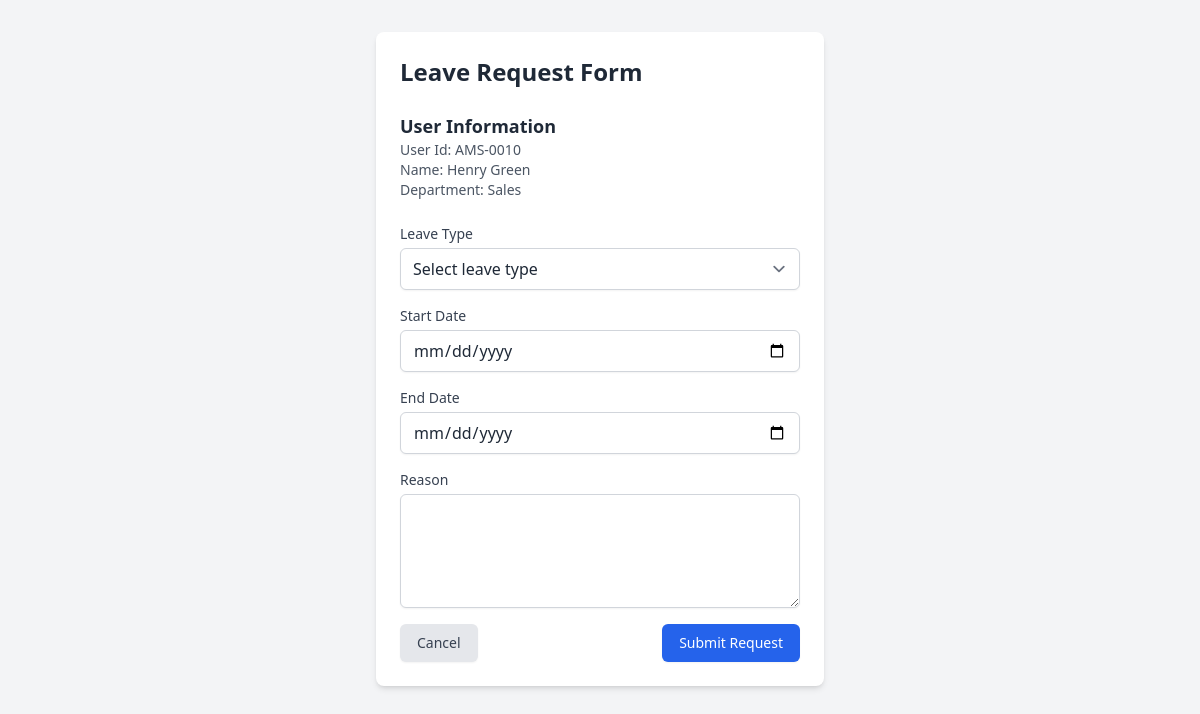
The page /leave/employee/leave/request/ (signed in) on the database its author committed.
### management/models.py (models this page shows, shortened)
class User(AbstractUser):
    username = None  # Remove username field
    id = models.AutoField(primary_key=True)
    user_id = models.CharField(max_length=50, unique=True)  # Custom user ID
    first_name = models.CharField(max_length=255)
    last_name = models.CharField(max_length=255)
    birthdate = models.DateField()
    contact_number = models.CharField(max_length=50, unique=True)
    email = models.EmailField(max_length=100, unique=True)
    department = models.ForeignKey(Department, on_delete=models.CASCADE, default=None)
    is_anonymous = False
    is_active = models.BooleanField(default=True)
    objects = UserManager()
    USERNAME_FIELD = 'user_id'
    REQUIRED_FIELDS = ['first_name', 'last_name', 'birthdate', 'contact_number', 'email']

class Department(models.Model):
    id = models.AutoField(primary_key=True)
    name = models.CharField(max_length=100, unique=True)
    role = models.ManyToManyField(Role, related_name='departments')

### leave/views.py (the view)
# urls.py: path('employee/leave/request/', views.leave_request, name='leave_request'),
@login_required
def leave_request(request):
    if request.user.department.role.first().name != 'Employee':
        return redirect_to_dashboard(request)
    if request.method == 'POST':
        form = LeaveRequestForm(request.POST)
        if form.is_valid():
            leave = form.save(commit=False)
            leave.user = request.user
            leave.status = 'Pending'
            leave.save()
            messages.success(request, 'Leave request submitted successfully')
        else:
            messages.error(request, 'Leave request unsuccessful. Please correct the errors below.')
    else:
        form = LeaveRequestForm()
    context = {
        'form': form,
        'leave_types': LeaveType.objects.all(),
        'user': request.user
    }
    return render(request, 'leave/leave_request.html', context)

### leave/views.py
class LeaveRequestForm(forms.ModelForm):
    leave_type = forms.ModelChoiceField(queryset=LeaveType.objects.all(), required=True)
    class Meta:
        model = LeaveRequest
        fields = ['leave_type', 'start_date', 'end_date', 'reason']

### leave/templates/leave/leave_request.html (shortened to what this page needs)
{% load static tailwind_tags %}
<!DOCTYPE html>
<html lang="en">
<head>
    {% tailwind_css %}
</head>
<body class="bg-gray-100 dark:bg-gray-900">
    <div class="container mx-auto px-4 py-8">
        <div class="max-w-md mx-auto bg-white dark:bg-gray-800 rounded-lg shadow-md p-6">
            <h2 class="text-2xl font-bold mb-6 text-gray-800 dark:text-white">Leave Request Form</h2>
            <div class="mb-6">
                <h3 class="text-lg font-semibold text-gray-800 dark:text-white">User Information</h3>
                <p class="text-sm text-gray-600 dark:text-gray-400">User Id: {{ user.user_id }}</p>
                <p class="text-sm text-gray-600 dark:text-gray-400">Name: {{ user.get_full_name }}</p>
                <p class="text-sm text-gray-600 dark:text-gray-400">Department: {{ user.department.name }}</p>
            </div>
            <form method="POST" class="space-y-4">
                <div>
                    <label for="leave_type" class="block text-sm font-medium text-gray-700 dark:text-gray-300">Leave Type</label>
                    <select id="leave_type" name="leave_type" required
                            class="mt-1 block w-full rounded-md border-gray-300 shadow-sm focus:border-blue-500 focus:ring-blue-500">
                        <option value="" disabled selected>Select leave type</option>
                    </select>
                </div>
                <div>
                    <label for="start_date" class="block text-sm font-medium text-gray-700 dark:text-gray-300">Start Date</label>
                    <input type="date" id="start_date" name="start_date" required
                           class="mt-1 block w-full rounded-md border-gray-300 shadow-sm focus:border-blue-500 focus:ring-blue-500">
                </div>
                <div>
                    <label for="end_date" class="block text-sm font-medium text-gray-700 dark:text-gray-300">End Date</label>
                    <input type="date" id="end_date" name="end_date" required
                           class="mt-1 block w-full rounded-md border-gray-300 shadow-sm focus:border-blue-500 focus:ring-blue-500">
                </div>
                <div>
                    <label for="reason" class="block text-sm font-medium text-gray-700 dark:text-gray-300">Reason</label>
                    <textarea id="reason" name="reason" rows="4" required
                              class="mt-1 block w-full rounded-md border-gray-300 shadow-sm focus:border-blue-500 focus:ring-blue-500"></textarea>
                </div>
                <div class="flex justify-between items-center mt-6">
                    <a href="{% url 'dashboard:employee_dashboard' %}"
                       class="inline-flex justify-center py-2 px-4 border border-transparent shadow-sm text-sm font-medium rounded-md text-gray-700 bg-gray-200 hover:bg-gray-300 focus:outline-none focus:ring-2 focus:ring-offset-2 focus:ring-gray-500">
                        Cancel
                    </a>
                    <button type="submit"
                            class="inline-flex justify-center py-2 px-4 border border-transparent shadow-sm text-sm font-medium rounded-md text-white bg-blue-600 hover:bg-blue-700 focus:outline-none focus:ring-2 focus:ring-offset-2 focus:ring-blue-500">
                        Submit Request
                    </button>
                </div>
            </form>
        </div>
    </div>
</body>
</html>

### rows shown on the page
User: user_id "AMS-0010", get_full_name "Henry Green", department.name "Sales"
